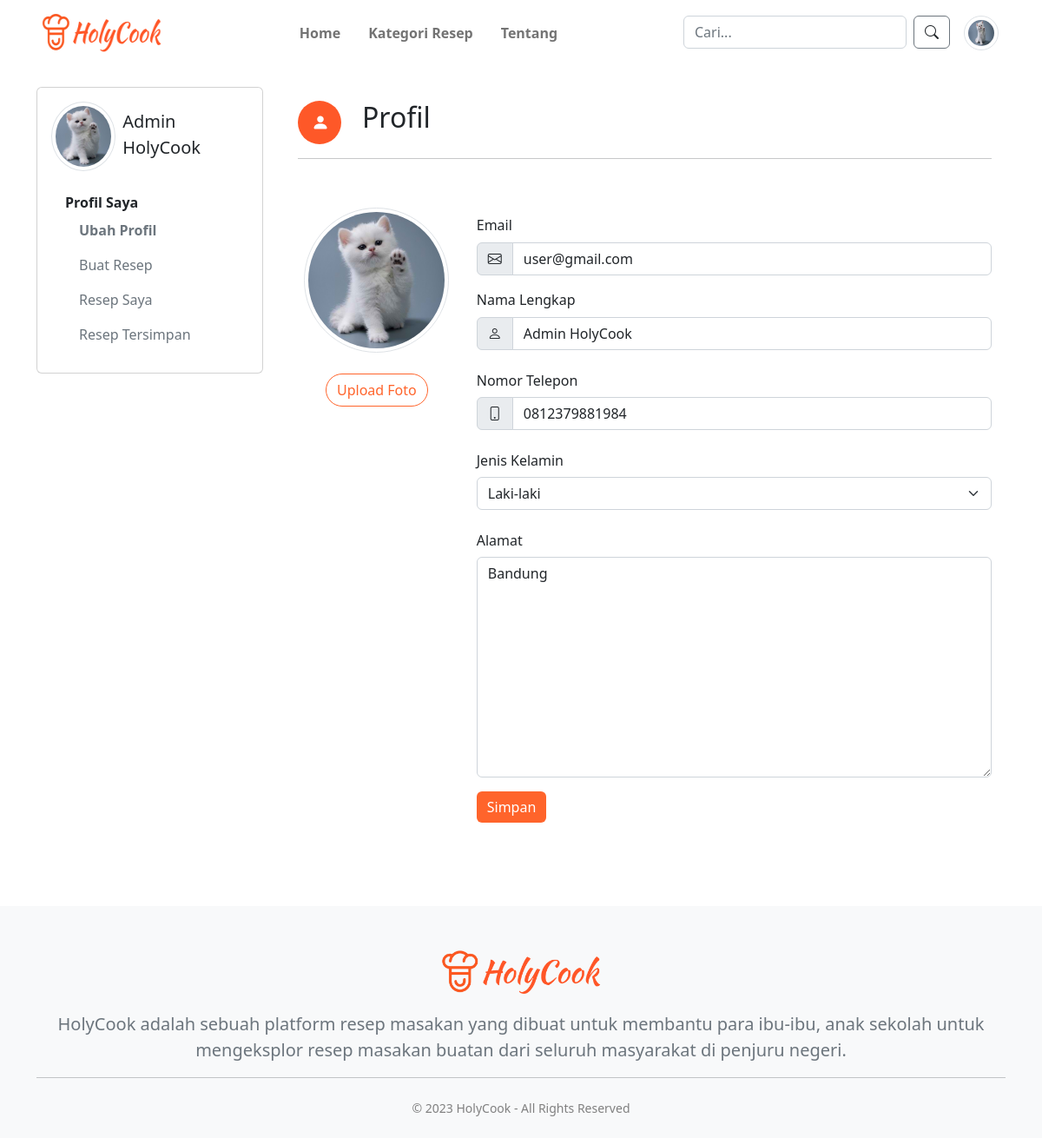
Page /pages/profile.php (signed in) on the committed database.
### tables this page shows
CREATE TABLE `user` (
  `id_user` int(5) NOT NULL AUTO_INCREMENT,
  `nama` varchar(100) NOT NULL,
  `jk` enum('L','P') NOT NULL,
  `no_telp` varchar(13) NOT NULL,
  `alamat` text NOT NULL,
  `foto` varchar(50) NOT NULL,
  `email` varchar(50) NOT NULL,
  `password` text NOT NULL,
  PRIMARY KEY (`id_user`)
);

### pages/profile.php (the view, shortened to what this page needs)
<?php
include 'layout.php';
if (!isset($_SESSION["Login"])) {
    header("Location: login.php");
} else {
    $id_user = $_SESSION["id_user"];
    $user = getUser($id_user);
}
function getUser($id_user)
{
    $db = dbConnect();
    if ($db->connect_errno == 0) {
        $res = $db->query("SELECT * FROM user WHERE id_user='$id_user'");
        if ($res) {
            if ($res->num_rows > 0) {
                $data = $res->fetch_assoc();
                return $data;
            } else
                return FALSE;
        } else
            return FALSE;
    } else
        return FALSE;
}
?>
<?php header_section(); ?>
<div class="container">
    <form id="formUbah" method="post" action="profile-update.php" enctype="multipart/form-data">
        <div class="row">
            <div class="col-md-3 mb-3 mt-4">
                <div class="card">
                    <div class="card-body">
                        <div class="d-flex justify-content-start">
                            <?php
                            if ($user['foto'] != 'profile-pict.png') {
                                ?>
                                <a href="../assets/uploads/profile/<?= $user['foto'] ?>" target="_blank"><img
                                        src="../assets/uploads/profile/<?= $user['foto'] ?>"
                                        class="rounded-circle img-thumbnail img-fluid"
                                        style="width:80px;height:80px;object-fit:cover;object-position:50% 50%;"></a>
                                <?php
                            }
                            ?>
                            <span class="mt-2 fs-5 ms-2">
                                <?php echo $_SESSION["nama"]; ?>
                            </span>
                        </div>
                        <ul class="list-group mt-3">
                            <li class="list-group-item" style="border:0">
                                <span class="fw-semibold">Profil Saya</span>
                                <ul class="list-group">
                                    <li class="list-group-item text-muted" style="border:0"><a href="profile.php"
                                            class="link-secondary text-decoration-none fw-semibold">Ubah Profil</a></li>
                                    <li class="list-group-item text-muted" style="border:0"><a
                                            href="form-tambah-resep.php"
                                            class="link-secondary text-decoration-none">Buat Resep</a></li>
                                    <li class="list-group-item text-muted" style="border:0"><a href="resep-saya.php"
                                            class="link-secondary text-decoration-none">Resep Saya</a></li>
                                    <li class="list-group-item text-muted" style="border:0"><a
                                            href="resep-tersimpan.php" class="link-secondary text-decoration-none">Resep
                                            Tersimpan</a></li>
                                </ul>
                            </li>
                        </ul>
                    </div>
                </div>
            </div>
            <div class="col-md-9 mb-3 mt-4">
                <div class="card border-0">
                    <div class="card-body">
                        <div class="d-flex justify-content-start">
                            <div class="d-flex align-items-center text-white me-4 rounded-circle"
                                style="background:#fe5828;width:50px;height:50px;position:relative">
                                <i class="bi bi-person-fill fs-5 text-center p-3"></i>
                            </div>
                            <h2>Profil</h2>
                        </div>
                        <hr>
                        <div class="row">
                            <div class="col-md-3 mb-3 mt-3">
                                <center>
                                    <div class="mt-4">
                                        <?php
                                        if ($user['foto'] != 'profile-pict.png') {
                                            ?>
                                            <img src="../assets/uploads/profile/<?= $user['foto'] ?>" id="foto"
                                                class="rounded-circle img-thumbnail img-fluid"
                                                style="width:167px;height:167px;object-fit:cover;">
                                            <?php
                                        } else {
                                            ?>
                                            <img src="../assets/images/<?= $user['foto'] ?>" id="foto"
                                                class="rounded-circle img-thumbnail img-fluid"
                                                style="width:167px;height:167px;object-fit:cover;">
                                            <?php
                                        }
                                        ?>
                                    </div>
                                    <div class="mt-4">
                                        <label for="file-upload"
                                            class="btn btn-outline-primary rounded-pill btnLogin">Upload
                                            Foto</label>
                                        <br>
                                    </div>
                                </center>
                            </div>
                            <div class="col-md-9 mb-3 mt-5">
                                <label for="email" class="form-label">Email</label>
                                <div class="input-group mb-3">
                                    <span class="input-group-text bi bi-envelope" id="basic-addon1"></span>
                                    <input type="email" name="email" class="form-control" id="email"
                                        placeholder="Masukkan Email" value="<?php echo $user['email']; ?>" required>
                                </div>
                                <label for="namaLengkap" class="form-label">Nama Lengkap</label>
                                <div class="input-group mb-3">
                                    <span class="input-group-text bi bi-person" id="basic-addon1"></span>
                                    <input type="text" name="nama" class="form-control" id="namaLengkap"
                                        placeholder="Masukkan Nama Lengkap" value="<?php echo $user['nama']; ?>"
                                        required>
                                </div>
                                <label for="inputNoTelp" class="col-sm-3 col-form-label">Nomor Telepon</label>
                                <div class="input-group mb-3">
                                    <span class="input-group-text bi bi-phone" id="basic-addon1"></span>
                                    <input type="text" maxlength="13" name="no_telp" class="form-control" id="no_telp"
                                        placeholder="Masukkan Nomor Telepon" value="<?php echo $user['no_telp']; ?>">
                                </div>
                                <label for="inputJK" class="col-sm-3 col-form-label">Jenis Kelamin</label>
                                <div class="col-sm-12 mb-3">
                                    <select name="jk" id="inputJK" class="form-select">
                                        <option value="L" <?php echo ($user['jk'] == 'L' ? 'selected' : '') ?>>Laki-laki
                                        </option>
                                    </select>
                                </div>
                                <label for="inputAlamat" class="col-sm-3 col-form-label">Alamat</label>
                                <div class="col-sm-12 mb-3">
                                    <textarea name="alamat" id="" cols="30" rows="10"
                                        class="form-control"><?php echo $user['alamat']; ?></textarea>
                                </div>
                                <button type="button" onclick="konfirmasiUbah()" name="ubah"
                                    class="btn btn-success btnOren"
                                    style="background:#ff642b;border:none">Simpan</button>
                            </div>
                        </div>
                    </div>
                </div>
            </div>
        </div>
    </form>
</div>
<?php footer_section(); ?>

### pages/layout.php (shortened to what this page needs)
<?php
function header_section()
{
    $db = dbConnect();
    if (isset($_SESSION['id_user'])) {
        $id_user = $_SESSION['id_user'];
        $query_foto = "SELECT * FROM user WHERE id_user='$id_user'";
        $res_foto = mysqli_query($db, $query_foto);
        $user = $res_foto->fetch_assoc();
    }
    ?>
    <!DOCTYPE html>
    <html lang="en">
    <head>
        <link rel="stylesheet" href="https://cdn.jsdelivr.net/npm/bootstrap@5.2.3/dist/css/bootstrap.min.css" />
        <link rel="stylesheet" href="https://cdn.jsdelivr.net/npm/bootstrap-icons@1.10.3/font/bootstrap-icons.css" />
        <link rel="stylesheet" href="../assets/components/Style.css">
        <link rel="stylesheet" href="../assets/components/summernote/summernote-bs5.min.css">
        <link rel="stylesheet" href="../assets/components/sweetalert2/sweetalert2.min.css">
    </head>
    <body>
        <nav class="navbar navbar-expand-lg">
            <div class="container">
                <a class="navbar-brand" href="home.php">
                    <img src="../assets/images/navbar_logo_1.png" alt="" style="width: 150px;height: 50px;">
                </a>
                <div class="collapse navbar-collapse" id="navbarSupportedContent">
                    <ul class="d-flex justify-content-center m-auto navbar-nav me-auto fw-bold">
                        <li class="nav-item mx-2">
                            <a class="nav-link" aria-current="page" href="home.php">Home</a>
                        </li>
                        <li class="nav-item mx-2">
                            <a class="nav-link" aria-current="page" href="kategori.php">Kategori Resep</a>
                        </li>
                        <li class="nav-item mx-2">
                            <a class="nav-link" aria-current="page" href="tentang.php">Tentang</a>
                        </li>
                    </ul>
                    <ul class="d-flex justify-content-center navbar-nav">
                        <li class="nav-item">
                            <form class="d-flex nav-link" role="search" action="resep-cari.php" method="get">
                                <input class="form-control me-2" name="cari" type="search" placeholder="Cari..."
                                    aria-label="Search">
                                <button type="submit" class="btn btn-outline-secondary"><i
                                        class="bi bi-search text-dark"></i></button>
                            </form>
                        </li>
                        <?php
                        if (isset($_SESSION["Login"])) {
                            ?>
                            <li class="nav-item dropdown m-auto">
                                <a class="nav-link dropdown" href="#" role="button" data-bs-toggle="dropdown"
                                    aria-expanded="false">
                                    <?php
                                    if ($user['foto'] != 'profile-pict.png') {
                                        ?>
                                        <img class="rounded-circle img-fluid img-thumbnail text-center"
                                            src="../assets/uploads/profile/<?= $user['foto'] ?>"
                                            style="width:40px;height:40px;margin:auto" alt="">
                                        <?php
                                    } else {
                                        ?>
                                        <img class="rounded-circle img-fluid img-thumbnail text-center"
                                            src="../assets/images/<?= $user['foto'] ?>" style="width:40px;height:40px;margin:auto"
                                            alt="">
                                        <?php
                                    }
                                    ?>
                                </a>
                            </li>
                            <?php
                        }
                        ?>
                    </ul>
                </div>
            </div>
        </nav>
        <?php
}
function footer_section()
{
    ?>
        <footer class="footer pt-3 pt-md-5 mt-5 bg-light" style="bottom: 0;width: 100%;">
            <div class="container">
                <center>
                    <img src="../assets/images/navbar_logo_1.png" alt="footer_logo" class="img-fluid mb-3"
                        style="width:200px">
                    <p class="text-muted" style="font-size:20px">
                        HolyCook adalah sebuah platform resep masakan yang dibuat untuk membantu para ibu-ibu, anak
                        sekolah untuk mengeksplor
                        resep masakan buatan dari seluruh masyarakat di penjuru negeri.
                    </p>
                </center>
            </div>
            <div class="container">
                <hr>
                <div class="row pb-4 pt-2 align-items-center">
                    <p class="small text-center mb-0" style="color:gray">
                        &copy; 2023 HolyCook - All Rights Reserved
                    </p>
                </div>
            </div>
        </footer>
    </body>
    </html>
    <?php
}
?>

### assets/components/Style.css (style rules this page uses)
.btnLogin { border: 1px solid #ff642b; color: #ff642b; }
.btnOren { background: #ff642b; border-color: #ff642b; }

### pages/layout.php (style rules this page uses)
html, body { height: 100%; background: #fff; }

### rows in the picture
user: foto (picture), email "user@gmail.com", nama "Admin HolyCook", no_telp "0812379881984", jk "Laki-laki", alamat "Bandung"

### other values in the picture
$_SESSION["nama"] "Admin HolyCook"
